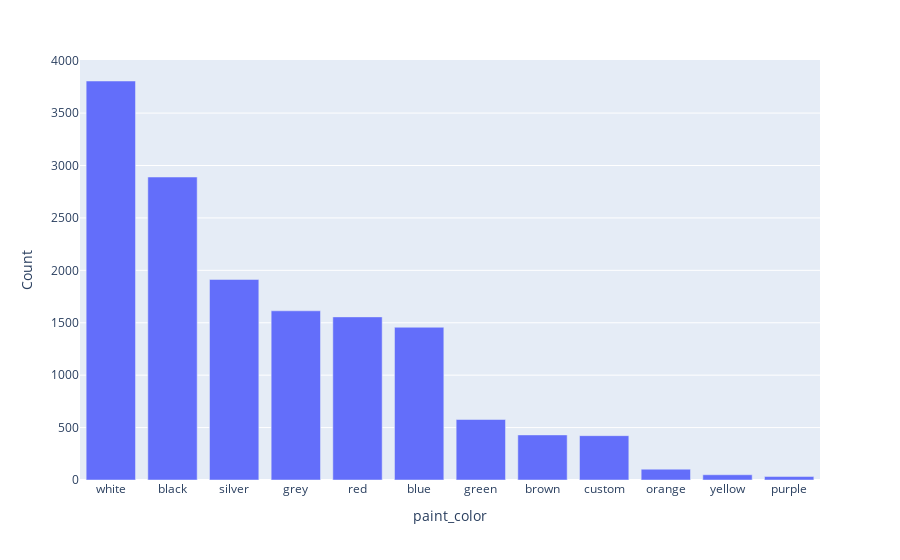

Here is the notebook cell this chart was saved with:
### Code cell
paint_color_count=data_car_sales['paint_color'].value_counts().reset_index()
paint_color_count.columns=['paint_color', 'Count']
px.bar(paint_color_count,y='Count', x='paint_color')

### Figure 1 — Plotly figure (JSON) as saved in the notebook; plotly's stock layout.template omitted (floating-point values rounded to 4 significant figures)
{"data": [{"alignmentgroup": "True", "hovertemplate": "paint_color=%{x}<br>Count=%{y}<extra></extra>", "legendgroup": "", "marker": {"color": "#636efa", "pattern": {"shape": ""}}, "name": "", "offsetgroup": "", "orientation": "v", "showlegend": false, "textposition": "auto", "type": "bar", "x": ["white", "black", "silver", "grey", "red", "blue", "green", "brown", "custom", "orange", "yellow", "purple"], "xaxis": "x", "y": [3806, 2890, 1913, 1614, 1556, 1457, 577, 430, 423, 103, 50, 33], "yaxis": "y"}], "layout": {"barmode": "relative", "legend": {"tracegroupgap": 0}, "margin": {"t": 60}, "xaxis": {"anchor": "y", "domain": [0, 1], "title": {"text": "paint_color"}}, "yaxis": {"anchor": "x", "domain": [0, 1], "title": {"text": "Count"}}}}
